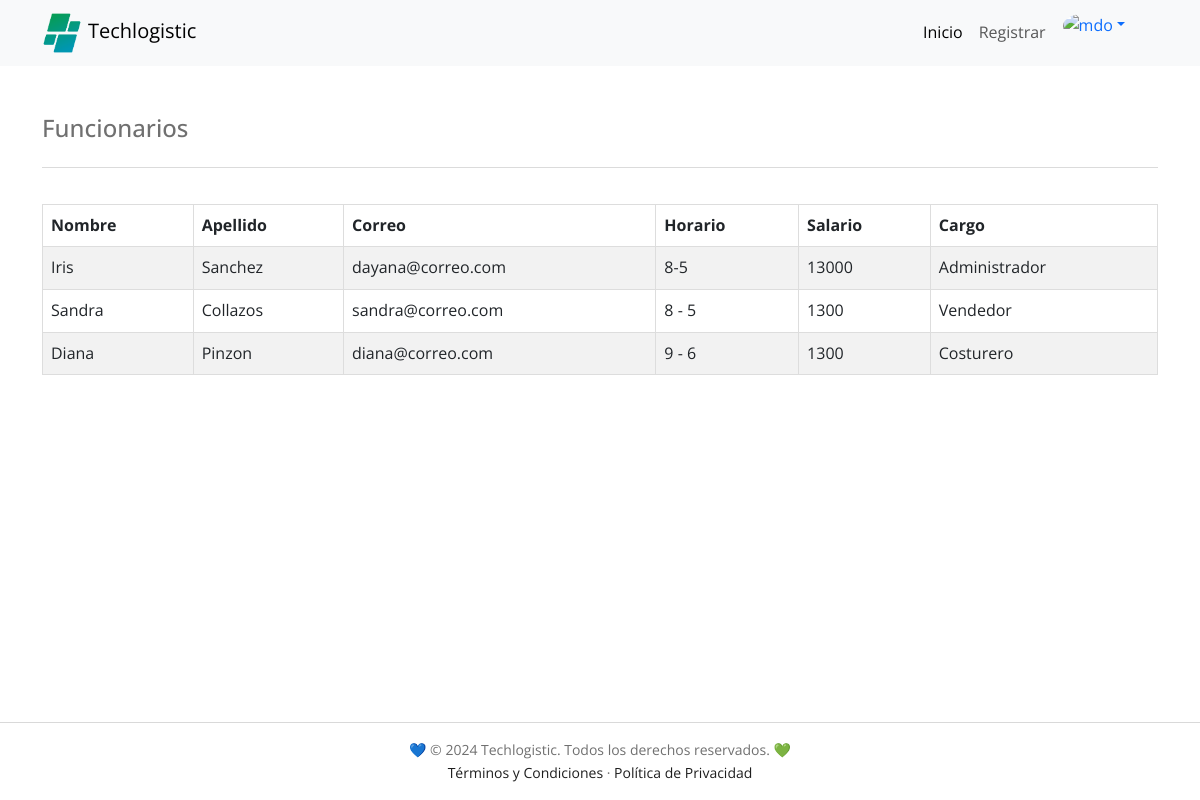
The page /PHP/consultarFuncionarios.php (signed in) on the database its author committed.
### tables this page shows
CREATE TABLE `funcionario` (
  `id_funcionario` int NOT NULL AUTO_INCREMENT,
  `id_persona` int NOT NULL,
  `horario` varchar(20) NOT NULL,
  `salario` float NOT NULL,
  `roles_id_rol` int NOT NULL,
  PRIMARY KEY (`id_funcionario`),
  KEY `id_persona` (`id_persona`),
  KEY `fk_funcionario_roles1_idx` (`roles_id_rol`),
  CONSTRAINT `fk_funcionario_roles1` FOREIGN KEY (`roles_id_rol`) REFERENCES `roles` (`id_rol`),
  CONSTRAINT `funcionario_ibfk_1` FOREIGN KEY (`id_persona`) REFERENCES `personas` (`id_persona`)
);

CREATE TABLE `personas` (
  `id_persona` int NOT NULL AUTO_INCREMENT,
  `no_documento` varchar(10) NOT NULL,
  `primer_nombre` varchar(30) NOT NULL,
  `segundo_nombre` varchar(30) DEFAULT NULL,
  `primer_apellido` varchar(30) NOT NULL,
  `segundo_apellido` varchar(30) DEFAULT NULL,
  PRIMARY KEY (`id_persona`),
  UNIQUE KEY `no_documento_UNIQUE` (`no_documento`)
);

CREATE TABLE `correos` (
  `id_correo` int NOT NULL AUTO_INCREMENT,
  `id_persona` int NOT NULL,
  `correo` varchar(50) NOT NULL,
  `password` varchar(45) NOT NULL,
  PRIMARY KEY (`id_correo`),
  KEY `id_persona` (`id_persona`),
  CONSTRAINT `correo_ibfk_1` FOREIGN KEY (`id_persona`) REFERENCES `personas` (`id_persona`)
);

CREATE TABLE `roles` (
  `id_rol` int NOT NULL AUTO_INCREMENT,
  `descripcion_rol` varchar(50) NOT NULL,
  PRIMARY KEY (`id_rol`)
);

### PHP/consultarFuncionarios.php (the view, shortened to what this page needs)
<?php
include_once "conexion_a_la_DB.php";
$sql = "SELECT p.primer_nombre, p.primer_apellido, c.correo, f.horario, f.salario, r.descripcion_rol
        FROM funcionario f
        JOIN personas p ON f.id_persona = p.id_persona
        JOIN correos c ON f.id_persona = c.id_persona
        JOIN roles r ON f.roles_id_rol = r.id_rol;";
$datos = $conexion->query($sql);
?>
<!DOCTYPE html>
<html lang="es">
<head>
  <link href='https://unpkg.com/boxicons@2.0.7/css/boxicons.min.css' rel='stylesheet'>
  <link href="https://cdn.jsdelivr.net/npm/bootstrap@5.3.0/dist/css/bootstrap.min.css" rel="stylesheet">
  <link rel="stylesheet" href="../HTML/styles/techlogistic.css">
  <link rel="stylesheet" type="text/css" href="https://cdn.datatables.net/1.11.5/css/jquery.dataTables.css">
  <link rel="stylesheet" type="text/css" href="https://cdn.datatables.net/buttons/2.0.1/css/buttons.dataTables.min.css">
</head>
<body class="vh-100">
  <nav class="navbar navbar-expand-lg bg-body-tertiary">
    <div class="container">
      <a href="indexdash.php" class="navbar-brand" title="Techlogistic"><img src="../IMAGES/favicon.png" width="50" height="50" alt="" class="navigation__image">Techlogistic</a>
      <div class="collapse navbar-collapse" id="navbarNavDropdown">
        <ul class="navbar-nav ms-auto me-4 mb-2 mb-lg-0">
          <li class="nav-item">
            <a class="nav-link active" aria-current="page" href="./indexdash.php">Inicio</a>
          </li>
          <li class="nav-item">
            <a class="nav-link" aria-current="page" href="registroFuncionario.php">Registrar</a>
          </li>
          <li class="nav-item dropdown">
            <div class="dropdown" role="group">
              <a class="dropdown-toggle dropdown-toggle-split" data-bs-toggle="dropdown" aria-expanded="false">
                <img src="https://higinnamora.github.io/techlogistic/images/profile/profile.png" alt="mdo" class="rounded-circle" width="38" height="38" />
              </a>
            </div>
          </li>
        </ul>
      </div>
    </div>
  </nav>
  <main class="container my-5 h-100">
    <div class="d-flex flex-column flex-md-row justify-content-between">
      <h4 class="text-md-start text-left">Funcionarios</h4>
    </div>
    <hr>
    <div class="table-responsive">
      <table id="ventas" class="table table-striped overflow-x-auto">
        <thead>
          <tr>
            <th scope="col">Nombre</th>
            <th scope="col">Apellido</th>
            <th scope="col">Correo</th>
            <th scope="col">Horario</th>
            <th scope="col">Salario</th>
            <th scope="col">Cargo</th>
          </tr>
        </thead>
        <tbody>
          <?php
          foreach ($datos as $fila) {
            echo "<tr>";
            foreach ($fila as $valor) {
              echo "<td>$valor</td>";
            }
          ?>
          <?php echo "</tr>";
          }
          ?>
        </tbody>
      </table>
    </div>
  </main>
  <footer>
    <div class="copyright">
      <div class="bd-container">
        <p>💙 © 2024 Techlogistic. Todos los derechos reservados. 💚</p>
        <p><a href="../terminos-y-condiciones.html">Términos y Condiciones</a> · <a href="../politica-de-privacidad.html">Política de Privacidad</a></p>
      </div>
    </div>
  </footer>
</body>
</html>

### HTML/styles/techlogistic.css (style rules this page uses)
:root { --header-height: 3rem; --first-color: #017260; --first-color-alt: #167C38; --secondary-color: #0097b2; --title-color: #393939; --text-color: #707070; --text-color-light: #A6A6A6; --body-color: #FFFFFF; --container-color: #FFFFFF; --black-color-001: #1E1E1E; --gray-color-001: #D9D9D9; --text-color-001: #242B55; --text-color-002: #fafafa; --body-font: 'Open Sans', sans-serif; --biggest-font-size: 2.25rem; --h1-font-size: 1.5rem; --h2-font-size: 1.25rem; --h3-font-size: 1rem; --normal-font-size: .938rem; --small-font-size: .813rem; --smaller-font-size: .75rem; --font-medium: 500; --font-semi-bold: 600; --m-1: .5rem; --m-2: 1rem; --m-3: 1.5rem; --m-4: 2rem; --m-5: 2.5rem; --m-6: 3rem; --z-tooltip: 10; --z-fixed: 100; }
@media screen and (min-width: 768px) { :root { --biggest-font-size: 4rem; --h1-font-size: 2.25rem; --h2-font-size: 1.5rem; --h3-font-size: 1.25rem; --normal-font-size: 1rem; --small-font-size: .875rem; --smaller-font-size: .813rem; } }
*,::before,::after { box-sizing: border-box; }
html { height: 100%; }
html, body { scroll-behavior: smooth; }
body { background-color: var(--body-color); color: var(--text-color); display: flex; flex-direction: column; font-family: var(--body-font); font-size: var(--normal-font-size); line-height: 1.6; margin: var(--header-height) 0 0 0; width: 100%; }
h1, h2, h3, p, ul { margin: 0; }
a { text-decoration: none; }
img { height: auto; max-width: 100%; }
.mb-2 { margin-bottom: var(--m-2); }
.bd-container { margin-left: var(--m-2); margin-right: var(--m-2); max-width: 960px; width: calc(100% - 2rem); }
.navigation__image { width: 40px; margin-right: 6px; }
.copyright { text-align: center; padding: 16px 0; border-top: 1px solid var(--gray-color-001); margin-top: auto; }
.copyright p { font-size: 14px; color: var(--text-color); }
.copyright p a { color: var(--black-color-001); }
@media screen and (min-width: 768px) { body { margin: 0; } }
@media screen and (min-width: 992px) { .bd-container { margin-left: auto; margin-right: auto; } }
table { width: 100%; border-collapse: collapse; margin-top: 20px; }
table, th, td { border: 1px solid #ddd; }
th, td { padding: 12px; text-align: left; }
th { background-color: #f2f2f2; }
tr:nth-child(even) { background-color: #f9f9f9; }

### rows shown on the page
funcionario: id_persona.primer_nombre "Iris", id_persona.primer_apellido "Sanchez", correos.correo "dayana@correo.com", horario "8-5", salario "13000", roles_id_rol.descripcion_rol "Administrador"
funcionario: id_persona.primer_nombre "Sandra", id_persona.primer_apellido "Collazos", correos.correo "sandra@correo.com", horario "8 - 5", salario "1300", roles_id_rol.descripcion_rol "Vendedor"
funcionario: id_persona.primer_nombre "Diana", id_persona.primer_apellido "Pinzon", correos.correo "diana@correo.com", horario "9 - 6", salario "1300", roles_id_rol.descripcion_rol "Costurero"
